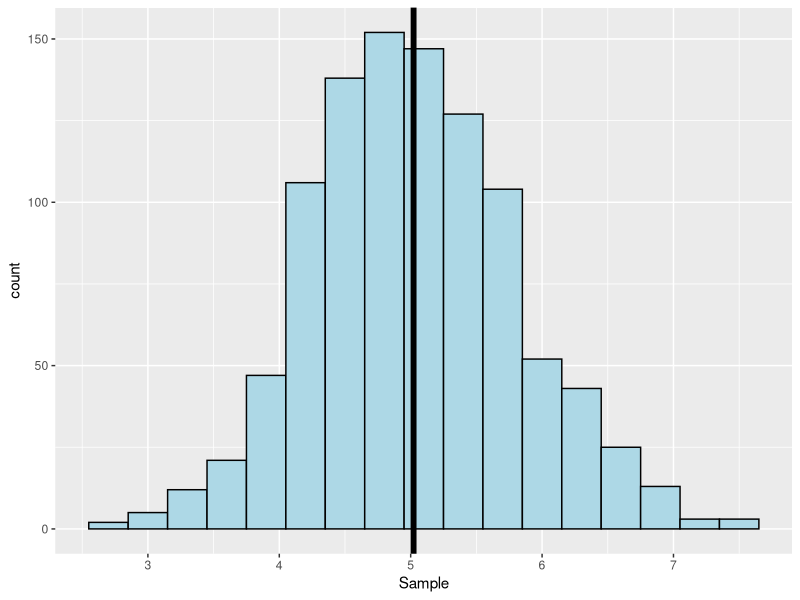
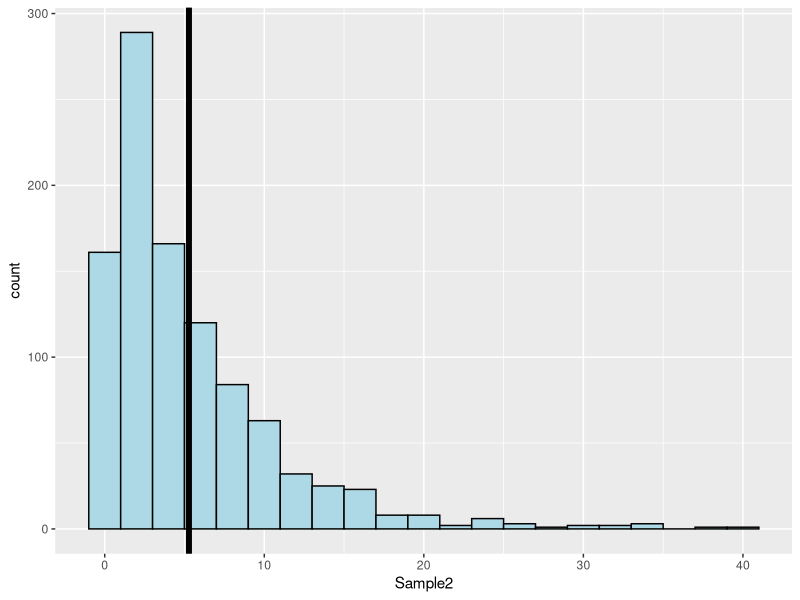
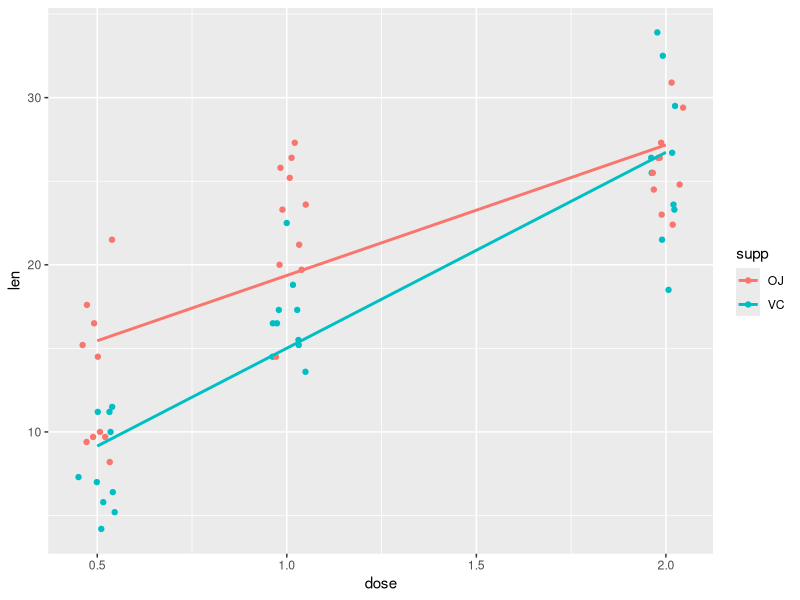
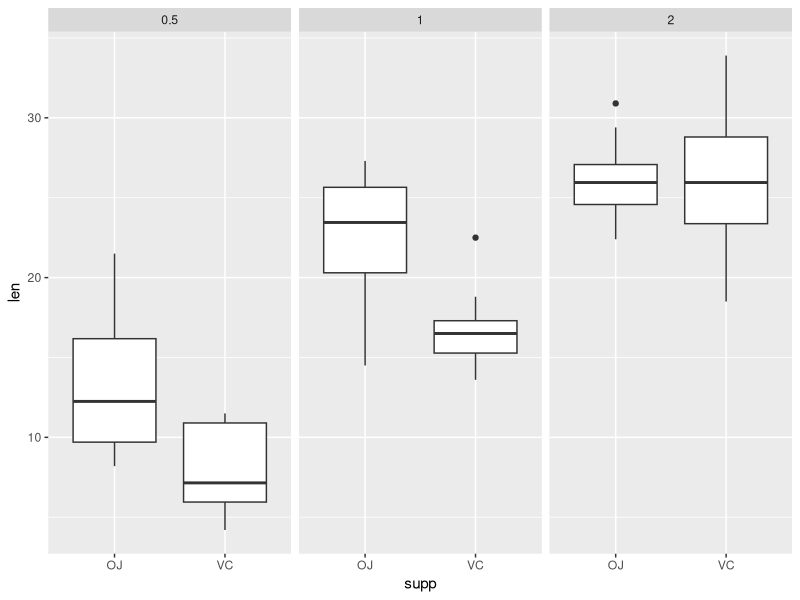

The R script that drew these images, in order:
## ---- chunk 1
library(tidyverse)
lambda = 0.2
Sample<-sapply(1:1000, function(i) mean(rexp(40,lambda)))
## ---- chunk 2
mean(Sample)
1/lambda
## ---- chunk 3
sd(Sample)
1/lambda/sqrt(40)
## ---- chunk 4
ggplot(as.data.frame(Sample), mapping = aes(Sample))+
    geom_histogram(col="black", fill="lightblue",binwidth = 0.3)+
    geom_vline(xintercept = mean(Sample),lwd=2)
## ---- chunk 5
Sample2<-rexp(1000,0.2)
ggplot(as.data.frame(Sample2), mapping = aes(Sample2))+
    geom_histogram(col="black", fill="lightblue",binwidth = 2)+
    geom_vline(xintercept = mean(Sample2),lwd=2)
## ---- chunk 6
Data<-ToothGrowth
str(Data)
## ---- chunk 7
ggplot(Data,aes(dose,len))+geom_jitter(aes(color=supp),width = 0.05,height = 0)+
    geom_smooth(aes(color=supp),method = "lm",se = FALSE)
ggplot(Data,aes(supp,len))+geom_boxplot(aes(group=supp))+facet_grid(.~dose)
## ---- chunk 8
group_by(Data,supp,dose)%>%summarise(NObs=n(),Min=min(len), max = max(len),Mean=mean(len),Sd=sd(len))
## ---- chunk 9
t.test(Data$len[Data$supp=="OJ"],Data$len[Data$supp=="VC"])
## ---- chunk 10
d1<-Data$len[Data$supp=="OJ"& Data$dose==0.5]
d2<-Data$len[Data$supp=="VC"& Data$dose==0.5]
## ---- chunk 11
m1<-mean(d1); m2<-mean(d2); sd1<-sd(d1); sd2<-sd(d2); n1<-length(d1); n2<-length(d2)
sd<-sqrt((sd1^2*(n1-1)+sd2^2*(n2-1))/(n1+n2-2))
t<-(m1-m2)/(sd*sqrt(1/n1+1/n2))
## ---- chunk 12
pt(t,18,lower.tail = FALSE)*2
(m1-m2)+c(-1,1)*qt(0.975,18)*sd*sqrt(1/n1+1/n2)
